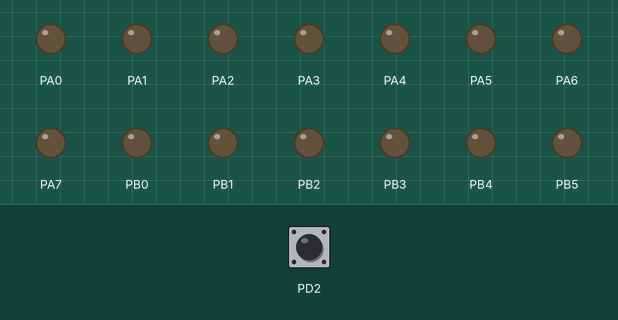
Simulated run of this program. Board: ATmega16, built with avr-gcc and emulated at 8 MHz. On the bench: output pins drawn as LEDs (lit = HIGH). The inputs (shaded band) are chosen by the test bench; at power-on: PD2 HIGH. Random numbers use the default seed unless the program sets one.

Above: at 1.2 s.
1.3 s: PD2 pulsed LOW 5 times (0.12 s each, 0.3 s apart)
At 2.27 s:
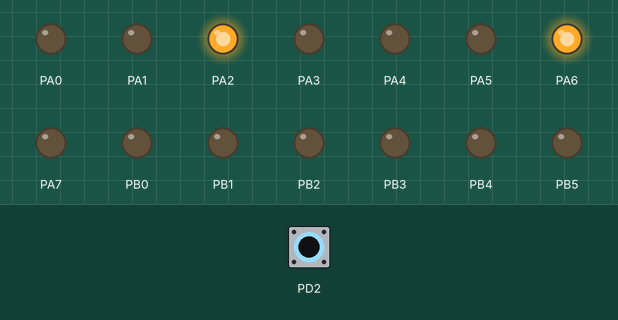
At 3.9 s:
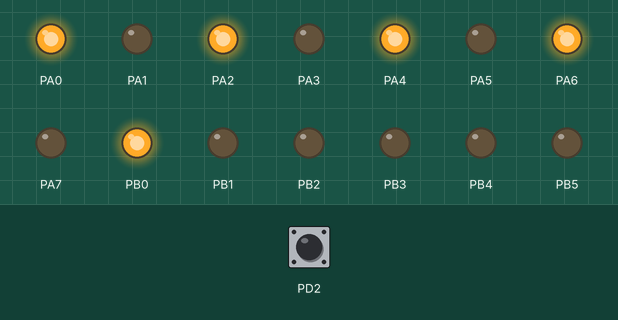
4.3 s: PD2 pulsed LOW 5 times (0.12 s each, 0.3 s apart)
At 4.67 s:
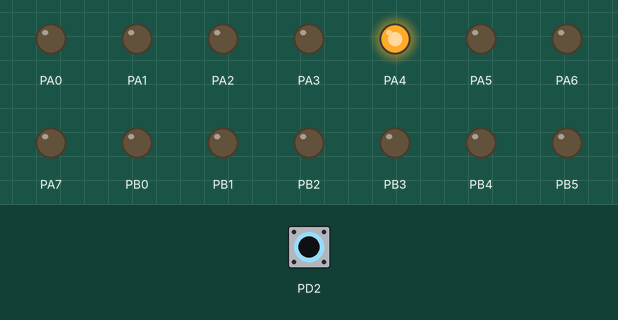
Timing chart, 0 to 7.3 s (numbered marks = the images above; inputs shaded):
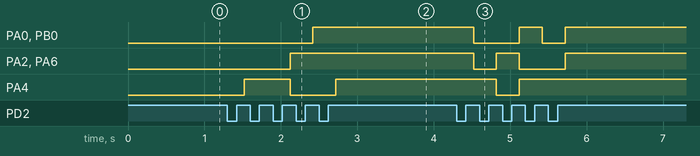

The program:

main.c
```c
/*
 * Interrputs_Die.c
 *
 * Created: 14/02/2023 12:00:57 p. m.
 * Author : Hector Fernando Ricardez Lara
 */
#define F_CPU 8000000
//#define UP_DEBUG

#include <util/delay.h>
#include <avr/io.h>
#include <avr/interrupt.h>
#include <stdint.h>
#include <stdlib.h>
//IMPORTANTE: son volatiles porque interrupt
volatile uint16_t seed; //Semilla para el valor aleatorio, es el valor entre que arranca el micro y la primera vez que el usuario pide un random
volatile uint8_t number; // El numero aleatorio generado

int main(void) {
	DDRD = 0; // Establece el puerto D como entrada
	PORTD = 0; // Establece el puerto D en high-impedance. Esto es porque estaremos usando una resistencia pulldown afuera
	DDRA = 255;	// Establece el puerto A como salida
	DDRB = 255; // Establece el puerto B como salida
	PORTA = PORTB = 0; //Al inicilo los LEDs estaran apagados
	sei(); // Activa las interrupciones
	GIFR |= (1<<6);	// Limpia las banderas de interrupcion externa, evita llamar una interrupcion accidental al inicio
	GICR |= (1<< 6); // Activa la interrucpion
	MCUCR = MCUCR & 0b11110000; // Activa interrupciones en nivel bajo
	number=0; //Establece el numero como 0, esto es util para detectar cuando presionamos el boton al inicio
	while (1) {
		seed++; // Aumentale uno a la semilla, para contar cuanto tiempo paso desde el arranque a la primera pulsasion
    }
}

// quick defines for die LEDS
// Esto es util para prender los focos del dado
// Los usamos de forma que cada PIN controla un LED del dado de la siguiente manera:
// p00 p01 p02
// p10 p11 p12
// p20 p21 B
//Nota: El foco que sería p22 es controlado por el puerto B
#define p00 1
#define p01 2
#define p02 4
#define p10 8
#define p11 16
#define p12 32
#define p20 64
#define p21 128
//INT0_vect es Interrupcion 0
ISR(INT0_vect) {
	_delay_ms(100); //Se activo una interrupcion externa, haz retardo
	uint8_t x=0;
	while ((PIND & (1<<2))==0) { // Traba, x no hace nada
		x++;
	}
	_delay_ms(100); // Retardo
	if (number ==0 ) { //Si number es la primera vez que se presiona
		srand(seed); // usa la variable seed para establecer la semilla aleatorioa del pseudo generador de numeros aleatorios
	}
	number = rand()%6+1; // Genera el siguiente numero aleatorio, mod 6 + 1 => un numero entre 1 y 6.
	// number to die decoder
	// Revisa cual numero se genero y en base a eso prende los pines
	switch(number) {
		case 1:
			PORTA = p11; //Prende el foco p11, el de enmedio
			PORTB = 0; // Apaga el foco derecho inferior (p22)
			break;
		case 2:
			PORTA = p02 | p20; //Prende el foco p02 y p20
			PORTB = 0; //Apaga el foco p22
			break;
		case 3:
			PORTA = p00 | p11; // Prende el foco p00 y p11
			PORTB = 1; // Prende el foco p22
			break;
		case 4:
			PORTA = p00 | p02 | p20; // Prende el foco p0, p02 y p20
			PORTB = 1; //Prende el foco "p22"
			break;
		case 5:
			PORTA = p00 | p02 | p20 | p11; //Prende el foco p00, p02 y p11
			PORTB = 1; // Prende el foco "p22"
			break;
		case 6:
			PORTA = p00 | p02 | p10 | p12 | p20;
			PORTB = 1;
			break;

	}
	//Este codigo de aqui abajo es para debuguear/depurar. No es necesario entenderlo, de hecho.
	// Ni siquiera es compilado
	// Podemos ignorarlo, pero si quieres saber mas puedes leer:
	//https://es.stackoverflow.com/questions/120518/para-que-funcionan-las-sentencias-endif-if-ifdef#:~:text=%23ifdef%20permite%20compilar%20una%20secci%C3%B3n,importar%20cu%C3%A1l%20sea%20su%20valor.&text=El%20c%C3%B3digo%20dentro%20de%20la,compilado%20si%20PRUEBA%20esta%20definida.
	// put number to debug
	#ifdef UP_DEBUG
		PORTB |= number << 1;
	#endif
}
```

Measured:
- after the input at 1.3 s, PA0, PB0: LOW → HIGH after 1.1 s; PA2, PA6: LOW → HIGH after 0.82 s; PA4: LOW → HIGH after 0.22 s, → LOW 0.60 s later, → HIGH 0.60 s later
- after the input at 4.3 s, PA0, PB0: HIGH → LOW after 0.22 s, → HIGH 0.60 s later, → LOW 0.30 s later, → HIGH 0.30 s later; PA2, PA6: HIGH → LOW after 0.22 s, → HIGH 0.30 s later, → LOW 0.30 s later, → HIGH 0.60 s later; PA4: HIGH → LOW after 0.52 s, → HIGH 0.30 s later
